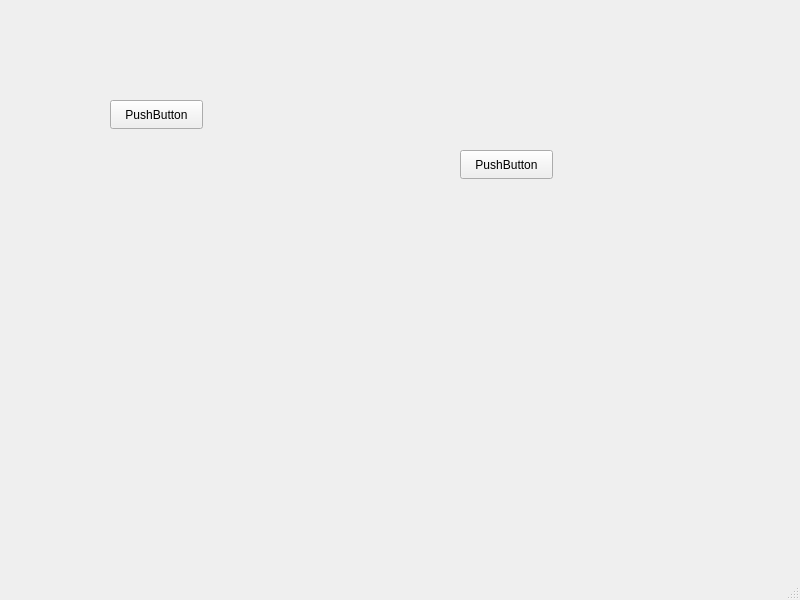
<?xml version="1.0" encoding="UTF-8"?>
<ui version="4.0">
 <class>secondwindow</class>
 <widget class="QMainWindow" name="secondwindow">
  <property name="geometry">
   <rect>
    <x>0</x>
    <y>0</y>
    <width>800</width>
    <height>600</height>
   </rect>
  </property>
  <property name="windowTitle">
   <string>MainWindow</string>
  </property>
  <widget class="QWidget" name="centralwidget">
   <widget class="QPushButton" name="pushButton">
    <property name="geometry">
     <rect>
      <x>110</x>
      <y>100</y>
      <width>93</width>
      <height>29</height>
     </rect>
    </property>
    <property name="text">
     <string>PushButton</string>
    </property>
   </widget>
   <widget class="QPushButton" name="pushButton_2">
    <property name="geometry">
     <rect>
      <x>460</x>
      <y>150</y>
      <width>93</width>
      <height>29</height>
     </rect>
    </property>
    <property name="text">
     <string>PushButton</string>
    </property>
   </widget>
  </widget>
  <widget class="QMenuBar" name="menubar">
   <property name="geometry">
    <rect>
     <x>0</x>
     <y>0</y>
     <width>800</width>
     <height>26</height>
    </rect>
   </property>
  </widget>
  <widget class="QStatusBar" name="statusbar"/>
 </widget>
 <resources/>
 <connections/>
</ui>
